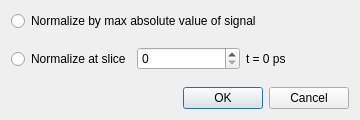
<?xml version="1.0" encoding="UTF-8"?>
<ui version="4.0">
 <class>NormalizeOptionDialog</class>
 <widget class="QDialog" name="NormalizeOptionDialog">
  <property name="geometry">
   <rect>
    <x>0</x>
    <y>0</y>
    <width>360</width>
    <height>120</height>
   </rect>
  </property>
  <property name="windowTitle">
   <string>Normalize Option</string>
  </property>
  <layout class="QVBoxLayout" name="verticalLayout">
   <item>
    <widget class="QRadioButton" name="maxAbsRadioButton">
     <property name="text">
      <string>Normalize by max absolute value of signal</string>
     </property>
    </widget>
   </item>
   <item>
    <layout class="QHBoxLayout" name="horizontalLayout">
     <item>
      <widget class="QRadioButton" name="sliceRadioButton">
       <property name="text">
        <string>Normalize at slice</string>
       </property>
      </widget>
     </item>
     <item>
      <widget class="QSpinBox" name="sliceSpinBox"/>
     </item>
     <item>
      <widget class="QLabel" name="sliceLabel">
       <property name="text">
        <string>t = 0 ps</string>
       </property>
      </widget>
     </item>
    </layout>
   </item>
   <item>
    <widget class="QDialogButtonBox" name="buttonBox">
     <property name="orientation">
      <enum>Qt::Orientation::Horizontal</enum>
     </property>
     <property name="standardButtons">
      <set>QDialogButtonBox::StandardButton::Cancel|QDialogButtonBox::StandardButton::Ok</set>
     </property>
    </widget>
   </item>
  </layout>
 </widget>
 <resources/>
 <connections>
  <connection>
   <sender>buttonBox</sender>
   <signal>accepted()</signal>
   <receiver>NormalizeOptionDialog</receiver>
   <slot>accept()</slot>
   <hints>
    <hint type="sourcelabel">
     <x>248</x>
     <y>254</y>
    </hint>
    <hint type="destinationlabel">
     <x>157</x>
     <y>274</y>
    </hint>
   </hints>
  </connection>
  <connection>
   <sender>buttonBox</sender>
   <signal>rejected()</signal>
   <receiver>NormalizeOptionDialog</receiver>
   <slot>reject()</slot>
   <hints>
    <hint type="sourcelabel">
     <x>316</x>
     <y>260</y>
    </hint>
    <hint type="destinationlabel">
     <x>286</x>
     <y>274</y>
    </hint>
   </hints>
  </connection>
 </connections>
</ui>
